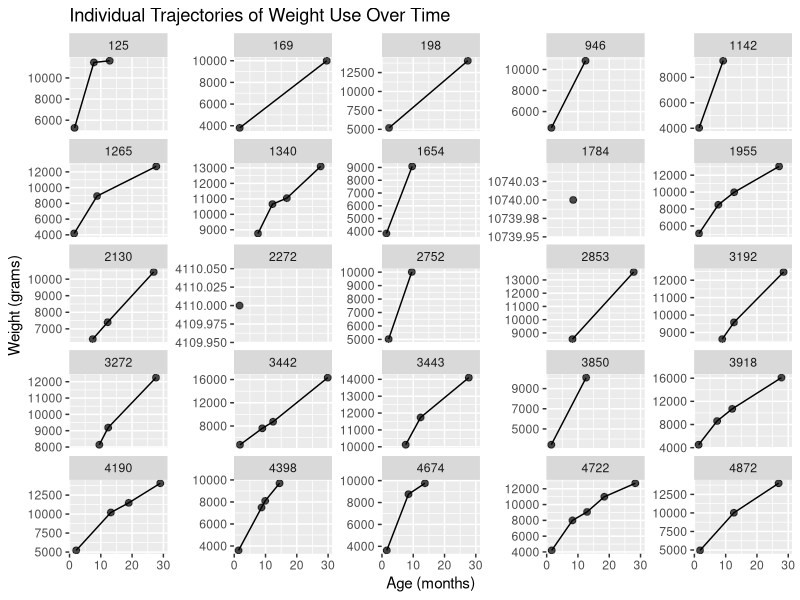
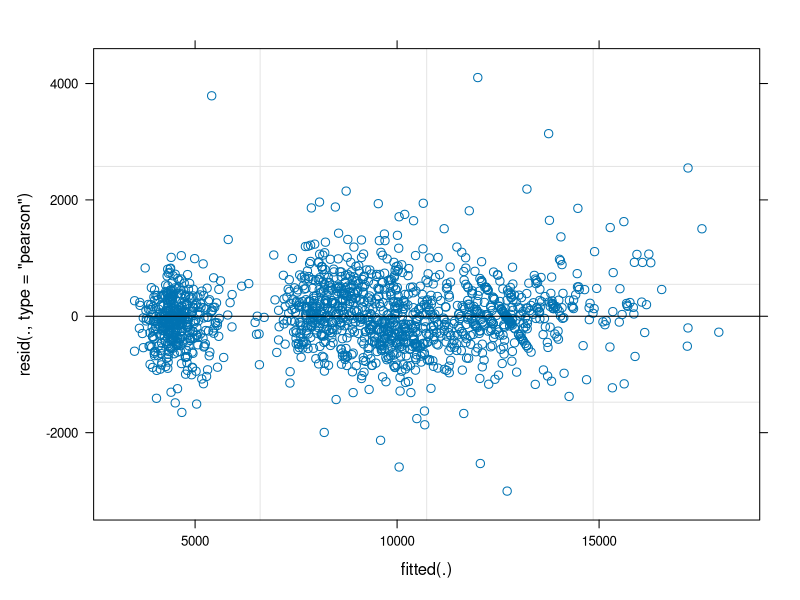
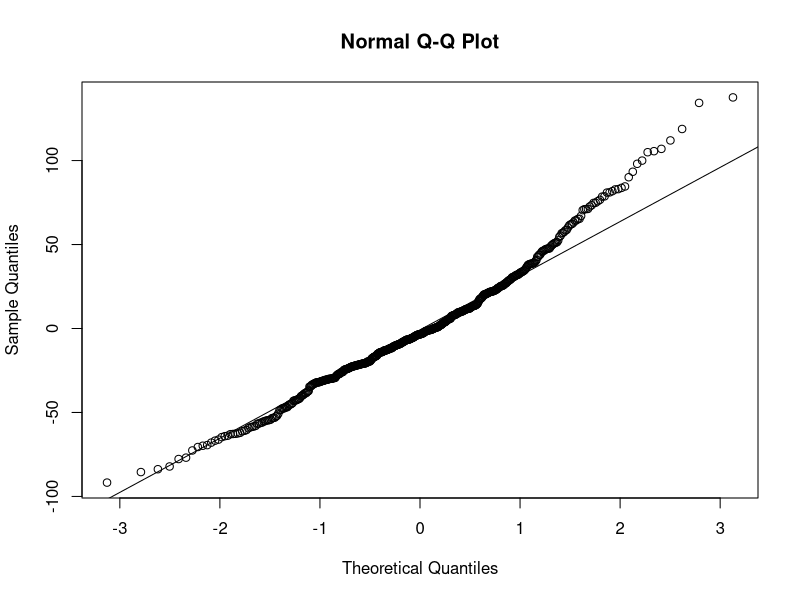

The R source for these figures, in order:
## ---- chunk 1
#| label: setup
#| include: false

# configure global options for R code chunks:
# warning = F to suppress the display of warning messages generated during the execution of code chunks
# message = F to suppress the display of messages produced during the execution of code chunks
knitr::opts_chunk$set(warning = FALSE, message = FALSE, eval = TRUE)

# This qmd file requires the following packages to be installed:
#c("dplyr", "ggplot2", "emmeans", "lme4", "lmerTest")
## ---- chunk 2
# Load the required libraries
library(dplyr)
library(ggplot2)
library(lmerTest)

asian_data <- read.csv("downloads/asian_data.csv")

# Convert all character variables into factors
asian_data <- asian_data %>%
  mutate(across(where(is.character), as.factor))

# Inspect the structure of the dataset
str(asian_data)
## ---- chunk 3
# Sample 25 individuals for visualization
set.seed(123)
sample_ids <- sample(unique(asian_data$ChildID), 25)

# Filter the data for the sampled individuals
sample_data <- asian_data %>%
  filter(ChildID %in% sample_ids)

# Create a facet plot of individual trajectories
ggplot(sample_data, aes(x = Age, y = Weight, group = ChildID)) +
  geom_line() +
  geom_point(size = 2, alpha = 0.7) + 
  facet_wrap(~ChildID, scales = "free_y") +
  labs(title = "Individual Trajectories of Weight Use Over Time",
       x = "Age (months)",
       y = "Weight (grams)")
## ---- chunk 4
asian_data <- asian_data %>%
  mutate(Age_Centered = Age - mean(Age),
         Age_Centered_Squared = Age_Centered^2)
## ---- chunk 5
# Fit a random slope model with Age_centered and Age_Centered_Squared
model <- lmer(Weight ~ Age_Centered + Age_Centered_Squared + (Age_Centered | ChildID), data = asian_data)
summary(model)
## ---- chunk 6
# Fit a random slope model with gender, BirthWeight, and interactions with Age_centered and Age_Centered_Squared
model <- lmer(Weight ~ (Age_Centered + Age_Centered_Squared)*(Gender) + (Age_Centered | ChildID), data = asian_data, control = lmerControl(optimizer = "bobyqa"))
summary(model)

model2 <- lmer(Weight ~ (Age_Centered + Age_Centered_Squared)*(Gender) + (Age_Centered | ChildID), data = asian_data, control = lmerControl(optimizer = "bobyqa"))
summary(model2)

plot(model2)
qqnorm(ranef(model2)$ChildID[, "Age_Centered"])
qqline(ranef(model2)$ChildID[, "Age_Centered"])
